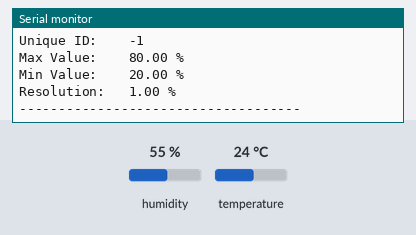
This sketch was run on a simulated ESP32. On the bench: the last lines printed to the serial monitor. The test bench sets the inputs (shaded band); at power-on: humidity 55 %, temperature 24 °C.

Above: at 1.5 s.
1.6 s: humidity set to 22 %
At 3.6 s:
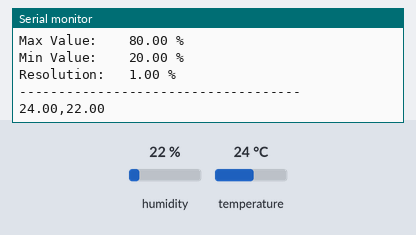
5.8 s: temperature set to 12 °C
At 7.0 s:
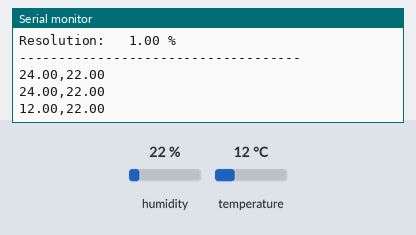
8.8 s: humidity set to 40 %
At 11.6 s:
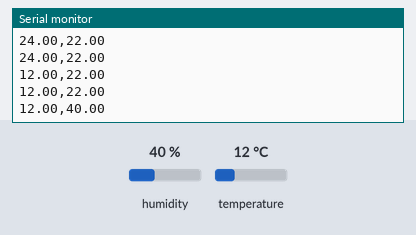

Measured:
- after the input at 1.6 s, the serial monitor: prints a new line after 0.77 s (image 1)
- after the input at 5.8 s, the serial monitor: prints a new line after 0.58 s (image 2)
- after the input at 8.8 s, the serial monitor: prints a new line after 1.6 s (image 3)

The sketch:

arduino.ino
```cpp
// Medical Warehouse Inventory System - Arduino/ESP32 DHT11 Sensor Code

// Include the necessary libraries for DHT sensor and Adafruit Unified Sensor
// You need to install these via Arduino IDE's Library Manager:
// 1. DHT sensor library by Adafruit
// 2. Adafruit Unified Sensor (DHT library depends on this)
#include <Adafruit_Sensor.h>
#include <DHT.h>
#include <DHT_U.h>

// Define the digital pin where the DHT11 data pin is connected
#define DHTPIN 2

// Define the type of DHT sensor you are using
// Uncomment the type you have:
#define DHTTYPE DHT11   // DHT 11
// #define DHTTYPE DHT22   // DHT 22  (AM2302)
// #define DHTTYPE DHT21   // DHT 21 (AM2301)

// Initialize DHT sensor object
DHT_Unified dht(DHTPIN, DHTTYPE);

// Define a delay between sensor readings (in milliseconds)
// This is important to prevent overwhelming the serial port and for sensor stability.
// 2000ms = 2 seconds. DHT11 needs at least 1 second between readings.
#define DELAY_MS 2000

void setup() {
  // Initialize serial communication at 9600 bits per second (baud rate)
  // This must match the baudRate set in your Node.js backend.
  Serial.begin(9600);
  Serial.println("DHT11 Sensor Reading Started...");

  // Initialize DHT sensor
  dht.begin();
  Serial.println("DHT Sensor initialized.");

  // Print sensor details (optional, for debugging)
  sensor_t sensor;
  dht.temperature().getSensor(&sensor);
  Serial.println("------------------------------------");
  Serial.print("Sensor:       "); Serial.println(sensor.name);
  Serial.print("Driver Ver:   "); Serial.println(sensor.version);
  Serial.print("Unique ID:    "); Serial.println(sensor.sensor_id);
  Serial.print("Max Value:    "); Serial.print(sensor.max_value); Serial.println(" C");
  Serial.print("Min Value:    "); Serial.print(sensor.min_value); Serial.println(" C");
  Serial.print("Resolution:   "); Serial.print(sensor.resolution); Serial.println(" C");
  Serial.println("------------------------------------");
  dht.humidity().getSensor(&sensor);
  Serial.print("Sensor:       "); Serial.println(sensor.name);
  Serial.print("Driver Ver:   "); Serial.println(sensor.version);
  Serial.print("Unique ID:    "); Serial.println(sensor.sensor_id);
  Serial.print("Max Value:    "); Serial.print(sensor.max_value); Serial.println(" %");
  Serial.print("Min Value:    "); Serial.print(sensor.min_value); Serial.println(" %");
  Serial.print("Resolution:   "); Serial.print(sensor.resolution); Serial.println(" %");
  Serial.println("------------------------------------");
}

void loop() {
  // Delay between measurements.
  delay(DELAY_MS);

  // Get temperature event and print its value.
  sensors_event_t event;
  dht.temperature().getEvent(&event);

  float temperature = 0.0;
  if (isnan(event.temperature)) {
    Serial.println("Error reading temperature!");
  } else {
    temperature = event.temperature;
    // Serial.print("Temperature: ");
    // Serial.print(temperature);
    // Serial.println(" *C");
  }

  // Get humidity event and print its value.
  dht.humidity().getEvent(&event);

  float humidity = 0.0;
  if (isnan(event.relative_humidity)) {
    Serial.println("Error reading humidity!");
  } else {
    humidity = event.relative_humidity;
    // Serial.print("Humidity: ");
    // Serial.print(humidity);
    // Serial.println(" %");
  }

  // Send data to serial port in "temperature,humidity" format, followed by a newline.
  // This format is expected by the Node.js backend parser.
  if (!isnan(temperature) && !isnan(humidity)) {
    Serial.print(temperature);
    Serial.print(",");
    Serial.println(humidity);
  }
}
```
